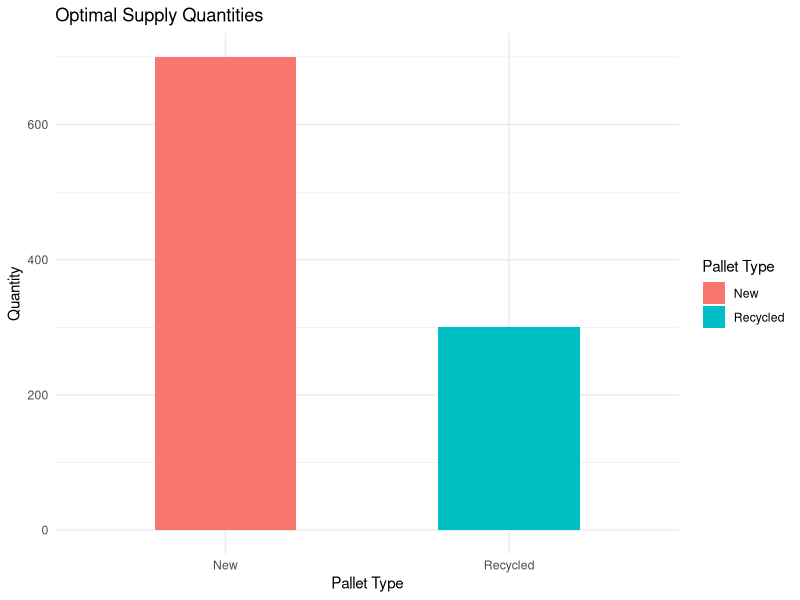

Write R code to recreate this figure.
## ---- chunk 1
# Load necessary library
library(lpSolve)
set.seed(123)  # For reproducibility
## ---- chunk 2
# Simulated profit per pallet (in dollars)
profit_per_pallet <- c(
  recycled = sample(8:12, 1),  # Profit for recycled pallets
  new = sample(13:18, 1)       # Profit for new pallets
)

# Constraints: Supply availability and buyer demand
supply_capacity <- 1000  # Total pallets available (Recycled + New)
min_recycled_demand <- 300   # Minimum demand for recycled pallets
min_new_demand <- 400        # Minimum demand for new pallets

# Display generated data
data <- data.frame(
  Type = c("Recycled", "New"),
  Profit = profit_per_pallet,
  MinDemand = c(min_recycled_demand, min_new_demand)
)
data

## ---- chunk 3
# Objective function: Profit per pallet
objective <- profit_per_pallet

# Constraint matrix
constraints <- matrix(c(
  1, 1,  # Total supply constraint (Recycled + New <= 1000)
  1, 0,  # Minimum recycled demand (Recycled >= 300)
  0, 1   # Minimum new demand (New >= 400)
), nrow = 3, byrow = TRUE)

# Right-hand side of constraints
rhs <- c(supply_capacity, min_recycled_demand, min_new_demand)

# Directions of constraints
directions <- c("<=", ">=", ">=")
## ---- chunk 4
# Solve the linear programming problem
solution <- lp(
  direction = "max",       # Maximize profit
  objective.in = objective,
  const.mat = constraints,
  const.dir = directions,
  const.rhs = rhs
)

# Display the results
if (solution$status == 0) {
  cat("**Optimal Solution Found:**\n")
  cat("Recycled pallets to supply:", solution$solution[1], "\n")
  cat("New pallets to supply:", solution$solution[2], "\n")
  cat("Maximum Profit:", solution$objval, "\n")
} else {
  cat("No Optimal Solution Found")
}
## ---- chunk 5
# Data for visualization
results <- data.frame(
  Type = c("Recycled", "New"),
  Quantity = solution$solution
)

# Plot
library(ggplot2)
ggplot(results, aes(x = Type, y = Quantity, fill = Type)) +
  geom_bar(stat = "identity", width = 0.5) +
  labs(
    title = "Optimal Supply Quantities",
    x = "Pallet Type",
    y = "Quantity",
    fill = "Pallet Type"
  ) +
  theme_minimal()
